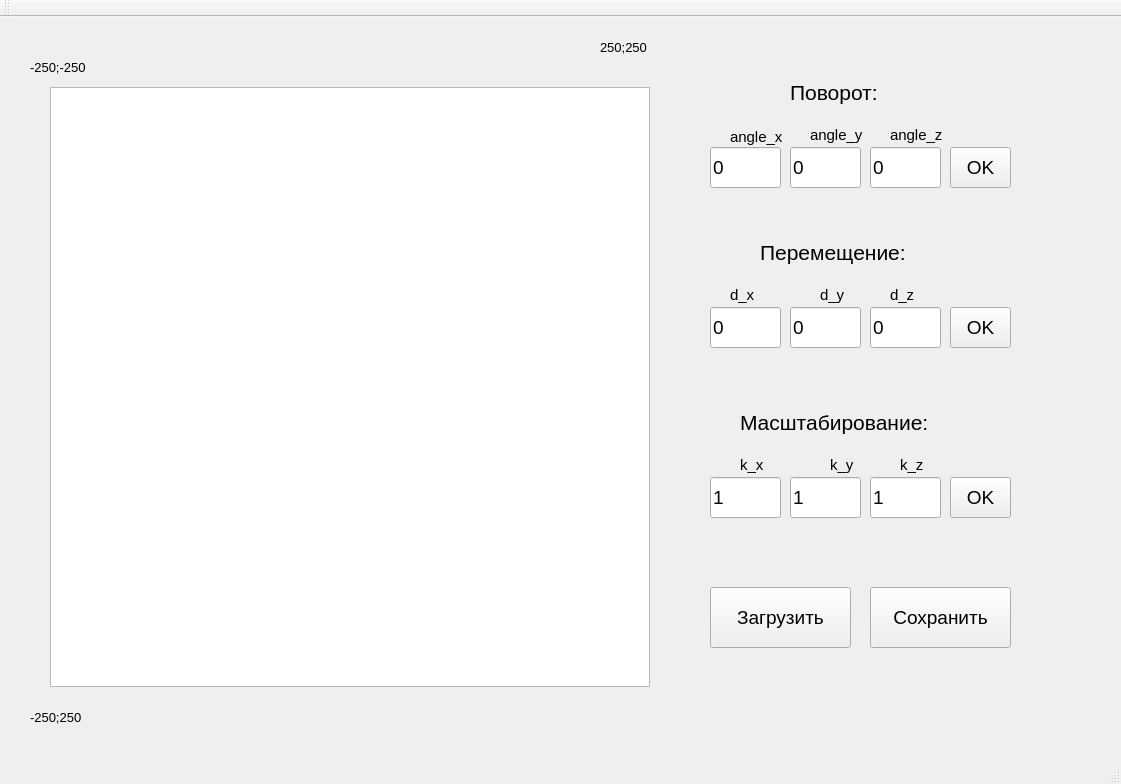
<?xml version="1.0" encoding="UTF-8"?>
<ui version="4.0">
 <class>MainWindow</class>
 <widget class="QMainWindow" name="MainWindow">
  <property name="windowModality">
   <enum>Qt::ApplicationModal</enum>
  </property>
  <property name="geometry">
   <rect>
    <x>0</x>
    <y>0</y>
    <width>1121</width>
    <height>784</height>
   </rect>
  </property>
  <property name="windowTitle">
   <string>Viewer</string>
  </property>
  <widget class="QWidget" name="centralWidget">
   <widget class="QLabel" name="label_3">
    <property name="geometry">
     <rect>
      <x>30</x>
      <y>680</y>
      <width>81</width>
      <height>41</height>
     </rect>
    </property>
    <property name="font">
     <font>
      <pointsize>10</pointsize>
     </font>
    </property>
    <property name="text">
     <string>-250;250</string>
    </property>
   </widget>
   <widget class="QLabel" name="label_11">
    <property name="geometry">
     <rect>
      <x>600</x>
      <y>10</y>
      <width>81</width>
      <height>41</height>
     </rect>
    </property>
    <property name="font">
     <font>
      <pointsize>10</pointsize>
     </font>
    </property>
    <property name="text">
     <string>250;250</string>
    </property>
   </widget>
   <widget class="QLabel" name="label_12">
    <property name="geometry">
     <rect>
      <x>30</x>
      <y>30</y>
      <width>81</width>
      <height>41</height>
     </rect>
    </property>
    <property name="font">
     <font>
      <pointsize>10</pointsize>
     </font>
    </property>
    <property name="text">
     <string>-250;-250</string>
    </property>
   </widget>
   <widget class="QLabel" name="label">
    <property name="geometry">
     <rect>
      <x>790</x>
      <y>40</y>
      <width>191</width>
      <height>71</height>
     </rect>
    </property>
    <property name="font">
     <font>
      <pointsize>16</pointsize>
     </font>
    </property>
    <property name="text">
     <string>Поворот:</string>
    </property>
   </widget>
   <widget class="QLabel" name="label_2">
    <property name="geometry">
     <rect>
      <x>760</x>
      <y>190</y>
      <width>301</width>
      <height>91</height>
     </rect>
    </property>
    <property name="font">
     <font>
      <pointsize>16</pointsize>
     </font>
    </property>
    <property name="text">
     <string>Перемещение:</string>
    </property>
   </widget>
   <widget class="QLineEdit" name="lineEdit_x">
    <property name="geometry">
     <rect>
      <x>710</x>
      <y>290</y>
      <width>71</width>
      <height>41</height>
     </rect>
    </property>
    <property name="font">
     <font>
      <pointsize>14</pointsize>
     </font>
    </property>
    <property name="text">
     <string>0</string>
    </property>
   </widget>
   <widget class="QLineEdit" name="lineEdit_y">
    <property name="geometry">
     <rect>
      <x>790</x>
      <y>290</y>
      <width>71</width>
      <height>41</height>
     </rect>
    </property>
    <property name="font">
     <font>
      <pointsize>14</pointsize>
     </font>
    </property>
    <property name="text">
     <string>0</string>
    </property>
   </widget>
   <widget class="QLineEdit" name="lineEdit_z">
    <property name="geometry">
     <rect>
      <x>870</x>
      <y>290</y>
      <width>71</width>
      <height>41</height>
     </rect>
    </property>
    <property name="font">
     <font>
      <pointsize>14</pointsize>
     </font>
    </property>
    <property name="text">
     <string>0</string>
    </property>
   </widget>
   <widget class="QLabel" name="label_4">
    <property name="geometry">
     <rect>
      <x>730</x>
      <y>270</y>
      <width>41</width>
      <height>16</height>
     </rect>
    </property>
    <property name="font">
     <font>
      <pointsize>11</pointsize>
     </font>
    </property>
    <property name="text">
     <string>d_x</string>
    </property>
   </widget>
   <widget class="QLabel" name="label_5">
    <property name="geometry">
     <rect>
      <x>820</x>
      <y>270</y>
      <width>41</width>
      <height>16</height>
     </rect>
    </property>
    <property name="font">
     <font>
      <pointsize>11</pointsize>
     </font>
    </property>
    <property name="text">
     <string>d_y</string>
    </property>
   </widget>
   <widget class="QLabel" name="label_6">
    <property name="geometry">
     <rect>
      <x>890</x>
      <y>270</y>
      <width>31</width>
      <height>16</height>
     </rect>
    </property>
    <property name="font">
     <font>
      <pointsize>11</pointsize>
     </font>
    </property>
    <property name="text">
     <string>d_z</string>
    </property>
   </widget>
   <widget class="QPushButton" name="pushButton_replace">
    <property name="geometry">
     <rect>
      <x>950</x>
      <y>290</y>
      <width>61</width>
      <height>41</height>
     </rect>
    </property>
    <property name="font">
     <font>
      <pointsize>14</pointsize>
     </font>
    </property>
    <property name="text">
     <string>OK</string>
    </property>
   </widget>
   <widget class="QLabel" name="label_7">
    <property name="geometry">
     <rect>
      <x>730</x>
      <y>110</y>
      <width>71</width>
      <height>20</height>
     </rect>
    </property>
    <property name="font">
     <font>
      <pointsize>11</pointsize>
     </font>
    </property>
    <property name="text">
     <string>angle_x</string>
    </property>
   </widget>
   <widget class="QLineEdit" name="lineEdit_x_r">
    <property name="geometry">
     <rect>
      <x>710</x>
      <y>130</y>
      <width>71</width>
      <height>41</height>
     </rect>
    </property>
    <property name="font">
     <font>
      <pointsize>14</pointsize>
     </font>
    </property>
    <property name="text">
     <string>0</string>
    </property>
   </widget>
   <widget class="QLabel" name="label_8">
    <property name="geometry">
     <rect>
      <x>890</x>
      <y>110</y>
      <width>61</width>
      <height>16</height>
     </rect>
    </property>
    <property name="font">
     <font>
      <pointsize>11</pointsize>
     </font>
    </property>
    <property name="text">
     <string>angle_z</string>
    </property>
   </widget>
   <widget class="QLineEdit" name="lineEdit_z_r">
    <property name="geometry">
     <rect>
      <x>870</x>
      <y>130</y>
      <width>71</width>
      <height>41</height>
     </rect>
    </property>
    <property name="font">
     <font>
      <pointsize>14</pointsize>
     </font>
    </property>
    <property name="text">
     <string>0</string>
    </property>
   </widget>
   <widget class="QPushButton" name="pushButton_rot">
    <property name="geometry">
     <rect>
      <x>950</x>
      <y>130</y>
      <width>61</width>
      <height>41</height>
     </rect>
    </property>
    <property name="font">
     <font>
      <pointsize>14</pointsize>
     </font>
    </property>
    <property name="text">
     <string>OK</string>
    </property>
   </widget>
   <widget class="QLineEdit" name="lineEdit_y_r">
    <property name="geometry">
     <rect>
      <x>790</x>
      <y>130</y>
      <width>71</width>
      <height>41</height>
     </rect>
    </property>
    <property name="font">
     <font>
      <pointsize>14</pointsize>
     </font>
    </property>
    <property name="text">
     <string>0</string>
    </property>
   </widget>
   <widget class="QLabel" name="label_9">
    <property name="geometry">
     <rect>
      <x>810</x>
      <y>110</y>
      <width>71</width>
      <height>16</height>
     </rect>
    </property>
    <property name="font">
     <font>
      <pointsize>11</pointsize>
     </font>
    </property>
    <property name="text">
     <string>angle_y</string>
    </property>
   </widget>
   <widget class="QLabel" name="label_10">
    <property name="geometry">
     <rect>
      <x>740</x>
      <y>440</y>
      <width>41</width>
      <height>16</height>
     </rect>
    </property>
    <property name="font">
     <font>
      <pointsize>11</pointsize>
     </font>
    </property>
    <property name="text">
     <string>k_x</string>
    </property>
   </widget>
   <widget class="QLabel" name="label_13">
    <property name="geometry">
     <rect>
      <x>740</x>
      <y>370</y>
      <width>291</width>
      <height>71</height>
     </rect>
    </property>
    <property name="font">
     <font>
      <pointsize>16</pointsize>
     </font>
    </property>
    <property name="text">
     <string>Масштабирование:</string>
    </property>
   </widget>
   <widget class="QLineEdit" name="lineEdit_x_s">
    <property name="geometry">
     <rect>
      <x>710</x>
      <y>460</y>
      <width>71</width>
      <height>41</height>
     </rect>
    </property>
    <property name="font">
     <font>
      <pointsize>14</pointsize>
     </font>
    </property>
    <property name="text">
     <string>1</string>
    </property>
   </widget>
   <widget class="QLabel" name="label_14">
    <property name="geometry">
     <rect>
      <x>900</x>
      <y>440</y>
      <width>31</width>
      <height>16</height>
     </rect>
    </property>
    <property name="font">
     <font>
      <pointsize>11</pointsize>
     </font>
    </property>
    <property name="text">
     <string>k_z</string>
    </property>
   </widget>
   <widget class="QLineEdit" name="lineEdit_z_s">
    <property name="geometry">
     <rect>
      <x>870</x>
      <y>460</y>
      <width>71</width>
      <height>41</height>
     </rect>
    </property>
    <property name="font">
     <font>
      <pointsize>14</pointsize>
     </font>
    </property>
    <property name="text">
     <string>1</string>
    </property>
   </widget>
   <widget class="QPushButton" name="pushButton_scale">
    <property name="geometry">
     <rect>
      <x>950</x>
      <y>460</y>
      <width>61</width>
      <height>41</height>
     </rect>
    </property>
    <property name="font">
     <font>
      <pointsize>14</pointsize>
     </font>
    </property>
    <property name="text">
     <string>OK</string>
    </property>
   </widget>
   <widget class="QLineEdit" name="lineEdit_y_s">
    <property name="geometry">
     <rect>
      <x>790</x>
      <y>460</y>
      <width>71</width>
      <height>41</height>
     </rect>
    </property>
    <property name="font">
     <font>
      <pointsize>14</pointsize>
     </font>
    </property>
    <property name="text">
     <string>1</string>
    </property>
   </widget>
   <widget class="QLabel" name="label_15">
    <property name="geometry">
     <rect>
      <x>830</x>
      <y>440</y>
      <width>41</width>
      <height>16</height>
     </rect>
    </property>
    <property name="font">
     <font>
      <pointsize>11</pointsize>
     </font>
    </property>
    <property name="text">
     <string>k_y</string>
    </property>
   </widget>
   <widget class="QPushButton" name="pushButton_load">
    <property name="geometry">
     <rect>
      <x>710</x>
      <y>570</y>
      <width>141</width>
      <height>61</height>
     </rect>
    </property>
    <property name="font">
     <font>
      <pointsize>14</pointsize>
     </font>
    </property>
    <property name="text">
     <string>Загрузить</string>
    </property>
   </widget>
   <widget class="QPushButton" name="pushButton_save">
    <property name="geometry">
     <rect>
      <x>870</x>
      <y>570</y>
      <width>141</width>
      <height>61</height>
     </rect>
    </property>
    <property name="font">
     <font>
      <pointsize>14</pointsize>
     </font>
    </property>
    <property name="text">
     <string>Сохранить</string>
    </property>
   </widget>
   <widget class="QGraphicsView" name="graphicsView">
    <property name="geometry">
     <rect>
      <x>50</x>
      <y>70</y>
      <width>600</width>
      <height>600</height>
     </rect>
    </property>
   </widget>
  </widget>
  <widget class="QMenuBar" name="menuBar">
   <property name="geometry">
    <rect>
     <x>0</x>
     <y>0</y>
     <width>1121</width>
     <height>21</height>
    </rect>
   </property>
  </widget>
  <widget class="QToolBar" name="mainToolBar">
   <attribute name="toolBarArea">
    <enum>TopToolBarArea</enum>
   </attribute>
   <attribute name="toolBarBreak">
    <bool>false</bool>
   </attribute>
  </widget>
  <widget class="QStatusBar" name="statusBar"/>
 </widget>
 <layoutdefault spacing="6" margin="11"/>
 <tabstops>
  <tabstop>lineEdit_x_r</tabstop>
  <tabstop>lineEdit_y_r</tabstop>
  <tabstop>lineEdit_z_r</tabstop>
  <tabstop>pushButton_rot</tabstop>
  <tabstop>lineEdit_x</tabstop>
  <tabstop>lineEdit_y</tabstop>
  <tabstop>lineEdit_z</tabstop>
  <tabstop>pushButton_replace</tabstop>
  <tabstop>lineEdit_x_s</tabstop>
  <tabstop>lineEdit_y_s</tabstop>
  <tabstop>lineEdit_z_s</tabstop>
  <tabstop>pushButton_scale</tabstop>
  <tabstop>pushButton_load</tabstop>
  <tabstop>pushButton_save</tabstop>
 </tabstops>
 <resources/>
 <connections/>
</ui>
